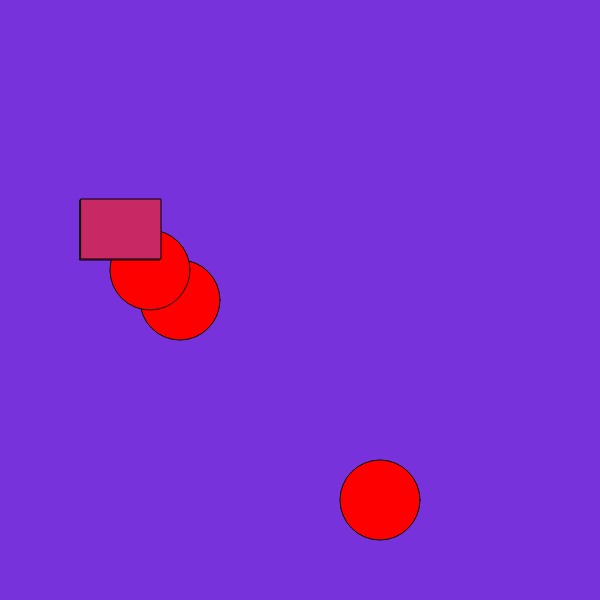
Frame 1 (no input)
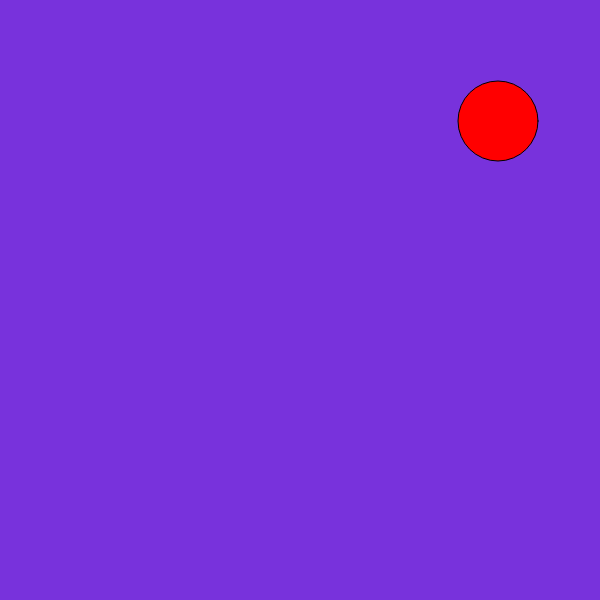
Frame 60 (no input)
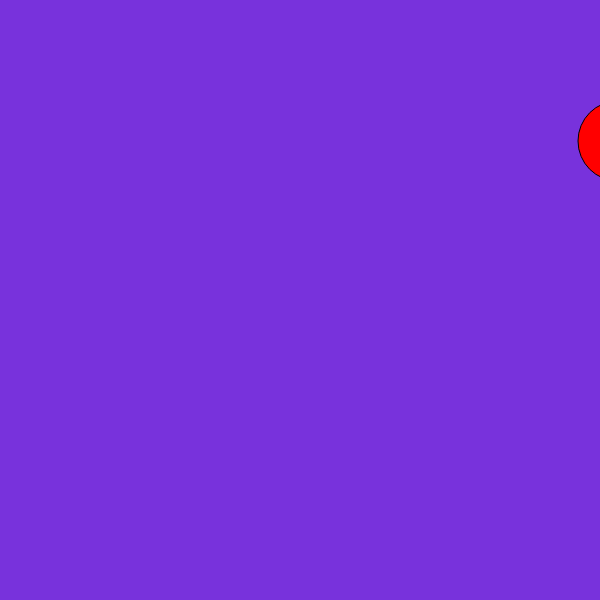
Frame 120 (the mouse pressed at the canvas centre since frame 60)

The p5.js sketch that drew these frames (run headless with seeded random() and noise() and a simulated clock; from frame 60 on, the mouse is pressed at the canvas centre):

// p5.js sketch
// ── sketch.js
let xPos = 80;
let yPos = 200;
let xDir = 1;
let yDir = -1;

function setup() {
  createCanvas(600, 600);
  
}

function draw() {
  background(120,50,220);
  drawIt(100);
  drawIt(70);
  drawIt(300);
  drawit2();
  changeIt();
  
  drawit2();
  changeIt2();
  checkIt();
}

function drawIt(offset){
  fill(255,0,0)
  ellipse(xPos+offset,yPos+offset,80,80)
}

function drawit2(){
  fill(200,40,100)
  rect(xPos,yPos,80,60)
}

function changeIt(){
  xPos = xPos+xDir;
  yPos = yPos+yDir;
}
 
function changeIt2(){
  xPos = xPos+xDir;
  yPos = yPos*yDir;
}

function checkIt(){
  if(xPos>width || xPos<0){
     xDir = -xDir
     }
  if(yPos>width || yPos<0){
     yDir = -yDir
  }
}
